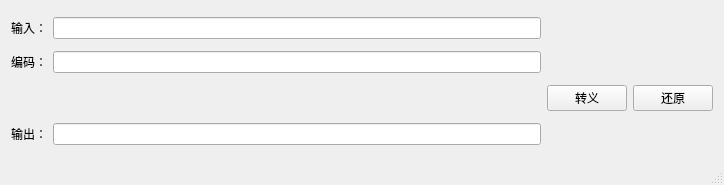
<?xml version="1.0" encoding="UTF-8"?>
<ui version="4.0">
 <class>MainWindow</class>
 <widget class="QMainWindow" name="MainWindow">
  <property name="geometry">
   <rect>
    <x>0</x>
    <y>0</y>
    <width>724</width>
    <height>185</height>
   </rect>
  </property>
  <property name="windowTitle">
   <string>字符串转义以及还原工具</string>
  </property>
  <widget class="QWidget" name="centralWidget">
   <layout class="QGridLayout" name="gridLayout">
    <item row="2" column="0" colspan="2">
     <spacer name="horizontalSpacer">
      <property name="orientation">
       <enum>Qt::Horizontal</enum>
      </property>
      <property name="sizeHint" stdset="0">
       <size>
        <width>599</width>
        <height>20</height>
       </size>
      </property>
     </spacer>
    </item>
    <item row="0" column="0">
     <widget class="QLabel" name="label">
      <property name="text">
       <string>输入：</string>
      </property>
     </widget>
    </item>
    <item row="1" column="0">
     <widget class="QLabel" name="label_2">
      <property name="text">
       <string>编码：</string>
      </property>
     </widget>
    </item>
    <item row="1" column="1">
     <widget class="QLineEdit" name="charsetLineEdit"/>
    </item>
    <item row="0" column="1">
     <widget class="QLineEdit" name="inputLineEdit"/>
    </item>
    <item row="3" column="0">
     <widget class="QLabel" name="label_3">
      <property name="text">
       <string>输出：</string>
      </property>
     </widget>
    </item>
    <item row="2" column="2">
     <widget class="QPushButton" name="outputButton">
      <property name="text">
       <string>转义</string>
      </property>
     </widget>
    </item>
    <item row="3" column="1">
     <widget class="QLineEdit" name="outputLineEdit"/>
    </item>
    <item row="2" column="3">
     <widget class="QPushButton" name="humanButton">
      <property name="text">
       <string>还原</string>
      </property>
     </widget>
    </item>
   </layout>
  </widget>
  <widget class="QMenuBar" name="menuBar">
   <property name="geometry">
    <rect>
     <x>0</x>
     <y>0</y>
     <width>724</width>
     <height>26</height>
    </rect>
   </property>
  </widget>
  <widget class="QStatusBar" name="statusBar"/>
 </widget>
 <layoutdefault spacing="6" margin="11"/>
 <resources/>
 <connections/>
</ui>
